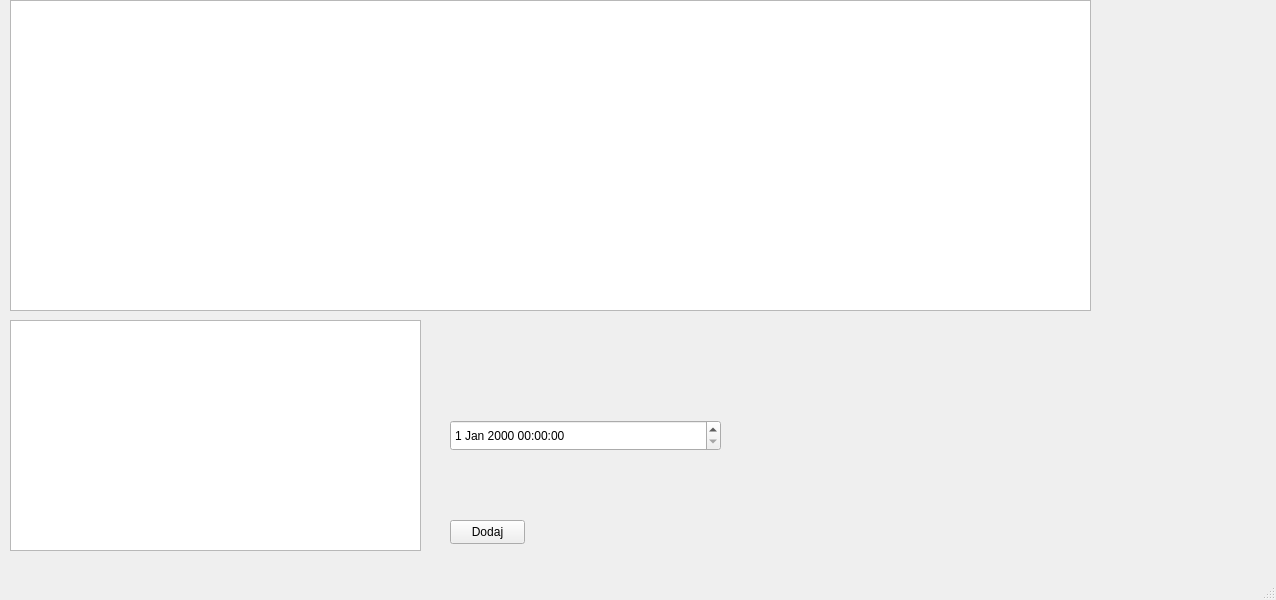
<?xml version="1.0" encoding="UTF-8"?>
<ui version="4.0">
 <class>MainWindow</class>
 <widget class="QMainWindow" name="MainWindow">
  <property name="geometry">
   <rect>
    <x>0</x>
    <y>0</y>
    <width>1276</width>
    <height>600</height>
   </rect>
  </property>
  <property name="windowTitle">
   <string>MainWindow</string>
  </property>
  <widget class="QWidget" name="centralwidget">
   <widget class="QTextEdit" name="textEdit">
    <property name="geometry">
     <rect>
      <x>10</x>
      <y>320</y>
      <width>411</width>
      <height>231</height>
     </rect>
    </property>
   </widget>
   <widget class="QDateTimeEdit" name="dateTimeEdit">
    <property name="geometry">
     <rect>
      <x>450</x>
      <y>420</y>
      <width>271</width>
      <height>31</height>
     </rect>
    </property>
   </widget>
   <widget class="QPushButton" name="pushButton">
    <property name="geometry">
     <rect>
      <x>450</x>
      <y>520</y>
      <width>75</width>
      <height>24</height>
     </rect>
    </property>
    <property name="text">
     <string>Dodaj</string>
    </property>
   </widget>
   <widget class="QTextEdit" name="kontener">
    <property name="geometry">
     <rect>
      <x>10</x>
      <y>0</y>
      <width>1081</width>
      <height>311</height>
     </rect>
    </property>
    <property name="maximumSize">
     <size>
      <width>1081</width>
      <height>16777215</height>
     </size>
    </property>
   </widget>
  </widget>
  <widget class="QMenuBar" name="menubar">
   <property name="geometry">
    <rect>
     <x>0</x>
     <y>0</y>
     <width>1276</width>
     <height>21</height>
    </rect>
   </property>
  </widget>
  <widget class="QStatusBar" name="statusbar"/>
 </widget>
 <resources/>
 <connections/>
</ui>
